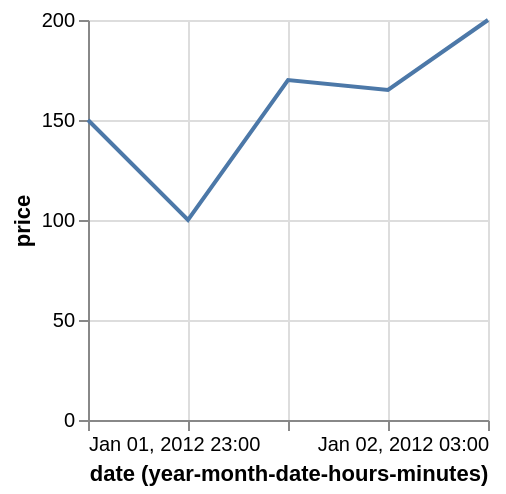

This figure's Vega-Lite source:
### Vega specification from a JSON file in a GitHub repository (floating-point values rounded to 4 significant figures)
{"$schema": "https://vega.github.io/schema/vega/v5.json", "description": "Google's stock price over time.", "background": "white", "padding": 5, "width": 200, "height": 200, "style": "cell", "data": [{"name": "source_0", "values": [{"date": "Sun, 01 Jan 2012 23:00:00", "price": 150}, {"date": "Sun, 02 Jan 2012 00:00:00", "price": 100}, {"date": "Sun, 02 Jan 2012 01:00:00", "price": 170}, {"date": "Sun, 02 Jan 2012 02:00:00", "price": 165}, {"date": "Sun, 02 Jan 2012 03:00:00", "price": 200}]}, {"name": "data_0", "source": "source_0", "transform": [{"type": "formula", "expr": "toDate(datum[\"date\"])", "as": "date"}, {"field": "date", "type": "timeunit", "units": ["year", "month", "date", "hours", "minutes"], "as": ["yearmonthdatehoursminutes_date", "yearmonthdatehoursminutes_date_end"]}]}], "marks": [{"name": "marks", "type": "line", "style": ["line"], "sort": {"field": "datum[\"yearmonthdatehoursminutes_date\"]"}, "from": {"data": "data_0"}, "encode": {"update": {"stroke": {"value": "#4c78a8"}, "x": {"scale": "x", "field": "yearmonthdatehoursminutes_date"}, "y": {"scale": "y", "field": "price"}, "defined": {"signal": "isValid(datum[\"yearmonthdatehoursminutes_date\"]) && isFinite(+datum[\"yearmonthdatehoursminutes_date\"]) && isValid(datum[\"price\"]) && isFinite(+datum[\"price\"])"}}}}], "scales": [{"name": "x", "type": "utc", "domain": {"data": "data_0", "field": "yearmonthdatehoursminutes_date"}, "range": [0, {"signal": "width"}]}, {"name": "y", "type": "linear", "domain": {"data": "data_0", "field": "price"}, "range": [{"signal": "height"}, 0], "nice": true, "zero": true}], "axes": [{"scale": "x", "orient": "bottom", "gridScale": "y", "grid": true, "tickCount": {"signal": "ceil(width/40)"}, "domain": false, "labels": false, "maxExtent": 0, "minExtent": 0, "ticks": false, "zindex": 0}, {"scale": "y", "orient": "left", "gridScale": "x", "grid": true, "tickCount": {"signal": "ceil(height/40)"}, "domain": false, "labels": false, "maxExtent": 0, "minExtent": 0, "ticks": false, "zindex": 0}, {"scale": "x", "orient": "bottom", "grid": false, "title": "date (year-month-date-hours-minutes)", "labelFlush": true, "labelOverlap": true, "tickCount": {"signal": "ceil(width/40)"}, "encode": {"labels": {"update": {"text": {"signal": "utcFormat(datum.value, '%b %d, %Y %H:%M')"}}}}, "zindex": 0}, {"scale": "y", "orient": "left", "grid": false, "title": "price", "labelOverlap": true, "tickCount": {"signal": "ceil(height/40)"}, "zindex": 0}]}
